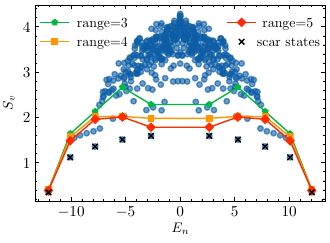

Write the Python code that produced this figure.
#!/usr/bin/env python
# -*- coding: utf-8 -*-
"""This program is to fit and draw the (xname, yname) line."""
import numpy as np
import matplotlib.pyplot as plt
plt.style.use('science')
# plt.rc('text', usetex=True)
plt.rc('font', family='serif')
plt.rc('xtick', labelsize=11)
plt.rc('ytick', labelsize=11)
plt.rcParams["font.family"] = "Times New Roman"

L = 20
iscarList = [1, 2, 7, 30, 102, 354, 426, 449, 454, 455]    # kI= 0+
#------------------------------------------------------------------------------
fig, ax = plt.subplots(1, 1)
#------------------------------------------------------------------------------
filename = f"./Es_EE_L{L}_m0.000_k=0+.dat"
datas = np.loadtxt(filename)
EList, SList = datas[:, 0], datas[:, 1]
plt.plot(EList, SList, 'o', ms=4, alpha=0.6)

for k, marker in zip([3, 4, 5], ['p-', 's-', 'D-']):
    datas = np.loadtxt(f"../data/L{L}_k{k}_EE_bound.dat")
    nlist, entropyList = datas[:, 0], datas[:, 1]
    nlist = [i-1 for i in iscarList]
    entropyList = np.append(entropyList, entropyList[::-1])
    plt.plot(EList[nlist], entropyList, marker, ms=4, label=f"range={k}")
    if k == 5:
        plt.plot(EList[nlist], SList[nlist], 'kx', ms=4, label="scar states")

plt.legend(loc=2, ncol=2)
plt.xlabel(r'$E_n$')
plt.ylabel(r'$S_v$')
# plt.title("xname-yname plot")

plt.savefig(f"PXP.pdf")
# plt.show()
